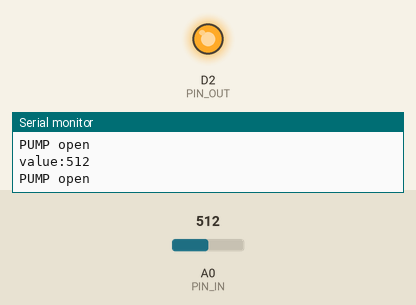
Recording of a sketch running on a simulated ESP8266 (NodeMCU). On the bench: output pins drawn as LEDs (lit = HIGH), the last lines printed to the serial monitor. The inputs (shaded band) are chosen by the test bench; at power-on: A0 (PIN_IN) = 512.

Above: at 1.2 s.
1.3 s: A0 (PIN_IN) set to 789
2.8 s: A0 (PIN_IN) set to 814
At 3.9 s:
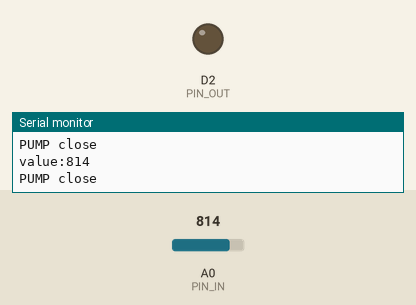
4.3 s: A0 (PIN_IN) set to 790
At 5.2 s:
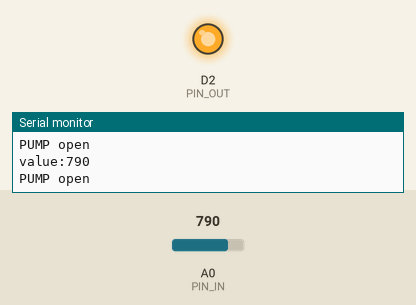
5.8 s: A0 (PIN_IN) set to 810
At 6.6 s:
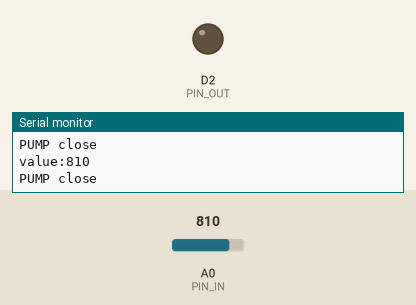
Timing chart, 0 to 8.3 s (numbered marks = the images above; inputs shaded):
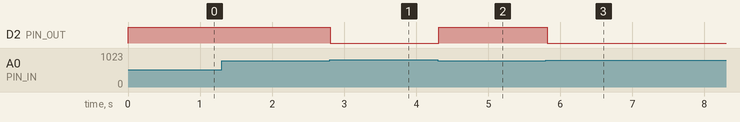

The sketch:

MoistureSensor.ino
```cpp
#define PIN_IN A0
#define PIN_OUT D2
int sensorValue;

void setup() {
  Serial.begin(9600);
  Serial.println(F("MoistureSensor test!"));
  pinMode(PIN_IN,INPUT);
  pinMode(PIN_OUT,OUTPUT);
}

void loop() {

  sensorValue=analogRead(PIN_IN); //讀取感測器回傳值
  Serial.print("value:");
  Serial.println(sensorValue);
  if(sensorValue<800){
    digitalWrite(PIN_OUT,HIGH);
    Serial.println("PUMP open");
  }
  else{
    digitalWrite(PIN_OUT,LOW);
    Serial.println("PUMP close");
  }

  delay(100);
}
```

Measured:
- the behaviour switches between 799 and 800 on A0 (PIN_IN) (found by bisection; images 0 and 1)
- after the input at 2.8 s, D2 (PIN_OUT): HIGH → LOW at once
- after the input at 4.3 s, D2 (PIN_OUT): LOW → HIGH at once
- after the input at 5.8 s, D2 (PIN_OUT): HIGH → LOW at once
